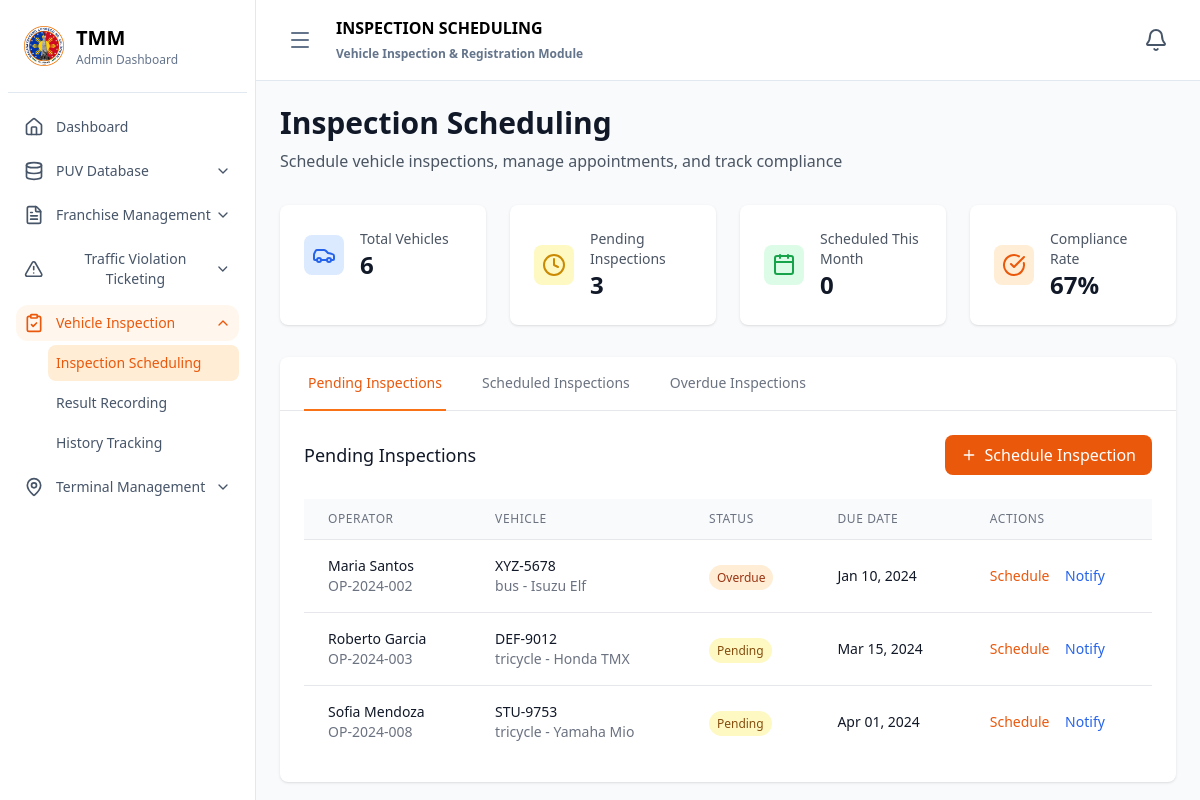
The app's page /administrator/vehicle_inspection_and_registration/inspection_scheduling/index.php with its own data.
### tables this page shows
CREATE TABLE compliance_status (
    compliance_id VARCHAR(20) PRIMARY KEY,
    operator_id VARCHAR(20) NOT NULL,
    vehicle_id VARCHAR(20) NOT NULL,
    franchise_status ENUM('valid', 'expired', 'pending', 'revoked') DEFAULT 'pending',
    inspection_status ENUM('passed', 'failed', 'pending', 'overdue') DEFAULT 'pending',
    violation_count INT DEFAULT 0,
    last_inspection_date DATE,
    next_inspection_due DATE,
    compliance_score DECIMAL(3,2) DEFAULT 0.00,
    updated_at TIMESTAMP DEFAULT CURRENT_TIMESTAMP ON UPDATE CURRENT_TIMESTAMP,
    FOREIGN KEY (operator_id) REFERENCES operators(operator_id) ON DELETE CASCADE,
    FOREIGN KEY (vehicle_id) REFERENCES vehicles(vehicle_id) ON DELETE CASCADE
);

CREATE TABLE operators (
    operator_id VARCHAR(20) PRIMARY KEY,
    first_name VARCHAR(100) NOT NULL,
    last_name VARCHAR(100) NOT NULL,
    middle_name VARCHAR(100),
    address TEXT NOT NULL,
    contact_number VARCHAR(15) NOT NULL,
    email VARCHAR(100),
    license_number VARCHAR(50) NOT NULL UNIQUE,
    license_expiry DATE NOT NULL,
    date_registered TIMESTAMP DEFAULT CURRENT_TIMESTAMP,
    status ENUM('active', 'inactive', 'suspended') DEFAULT 'active'
);

CREATE TABLE vehicles (
    vehicle_id VARCHAR(20) PRIMARY KEY,
    operator_id VARCHAR(20) NOT NULL,
    plate_number VARCHAR(15) NOT NULL UNIQUE,
    vehicle_type ENUM('jeepney', 'bus', 'tricycle', 'taxi', 'van') NOT NULL,
    make VARCHAR(50) NOT NULL,
    model VARCHAR(50) NOT NULL,
    year_manufactured YEAR NOT NULL,
    engine_number VARCHAR(50) NOT NULL,
    chassis_number VARCHAR(50) NOT NULL,
    seating_capacity INT NOT NULL,
    date_registered TIMESTAMP DEFAULT CURRENT_TIMESTAMP,
    status ENUM('active', 'inactive', 'for_inspection', 'suspended') DEFAULT 'active',
    FOREIGN KEY (operator_id) REFERENCES operators(operator_id) ON DELETE CASCADE
);

### administrator/vehicle_inspection_and_registration/inspection_scheduling/index.php (the view, shortened to what the rows shown need)
<?php
require_once '../../../config/database.php';
require_once '../../../config/config.php';
$database = new Database();
$conn = $database->getConnection();
$pending_inspections = getPendingInspections($conn);
function getPendingInspections($conn) {
    $query = "SELECT cs.*, o.first_name, o.last_name, v.plate_number, v.vehicle_type, v.make, v.model,
              fa.application_id, fa.application_type
              FROM compliance_status cs
              JOIN operators o ON cs.operator_id = o.operator_id
              JOIN vehicles v ON cs.vehicle_id = v.vehicle_id
              LEFT JOIN franchise_applications fa ON cs.operator_id = fa.operator_id AND cs.vehicle_id = fa.vehicle_id
              WHERE cs.inspection_status IN ('pending', 'overdue')
              ORDER BY cs.next_inspection_due ASC";
    $stmt = $conn->prepare($query);
    $stmt->execute();
    return $stmt->fetchAll(PDO::FETCH_ASSOC);
}
?>
<!DOCTYPE html>
<html lang="en">
<head>
    <script src="https://cdn.tailwindcss.com"></script>
</head>
<body class="bg-slate-50 dark:bg-slate-900">
    <div class="flex h-screen">
        <div id="sidebar" class="w-64 bg-white border-r border-slate-200 dark:bg-slate-900 dark:border-slate-700 transform transition-transform duration-300 ease-in-out translate-x-0">
            <div class="p-6">
                <div class="flex items-center space-x-3">
                    <div>
                        <h1 class="text-xl font-bold dark:text-white">TMM</h1>
                    </div>
                </div>
            </div>
        </div>
        <div class="flex-1 flex flex-col transition-all duration-300 ease-in-out">
            <div class="bg-white border-b border-slate-200 px-6 py-4 dark:bg-slate-800 dark:border-slate-700">
                <div class="flex items-center justify-between">
                    <div class="flex items-center space-x-4">
                        <div>
                            <h1 class="text-md font-bold dark:text-white">INSPECTION SCHEDULING</h1>
                        </div>
                    </div>
                </div>
            </div>
            <div class="flex-1 p-6 overflow-auto">
            <div class="max-w-7xl mx-auto">
                <div class="mb-8">
                    <h2 class="text-3xl font-bold text-gray-900">Inspection Scheduling</h2>
                </div>
                <div class="bg-white rounded-lg shadow">
                    <div id="pending-content" class="p-6">
                        <div class="overflow-x-auto">
                            <table class="min-w-full divide-y divide-gray-200">
                                <thead class="bg-gray-50">
                                    <tr>
                                        <th class="px-6 py-3 text-left text-xs font-medium text-gray-500 uppercase tracking-wider">Operator</th>
                                        <th class="px-6 py-3 text-left text-xs font-medium text-gray-500 uppercase tracking-wider">Vehicle</th>
                                        <th class="px-6 py-3 text-left text-xs font-medium text-gray-500 uppercase tracking-wider">Status</th>
                                        <th class="px-6 py-3 text-left text-xs font-medium text-gray-500 uppercase tracking-wider">Due Date</th>
                                        <th class="px-6 py-3 text-left text-xs font-medium text-gray-500 uppercase tracking-wider">Actions</th>
                                    </tr>
                                </thead>
                                <tbody class="bg-white divide-y divide-gray-200">
                                    <?php foreach ($pending_inspections as $inspection): ?>
                                    <tr>
                                        <td class="px-6 py-4 whitespace-nowrap">
                                            <div class="text-sm font-medium text-gray-900"><?php echo htmlspecialchars($inspection['first_name'] . ' ' . $inspection['last_name']); ?></div>
                                            <div class="text-sm text-gray-500"><?php echo htmlspecialchars($inspection['operator_id']); ?></div>
                                        </td>
                                        <td class="px-6 py-4 whitespace-nowrap">
                                            <div class="text-sm font-medium text-gray-900"><?php echo htmlspecialchars($inspection['plate_number']); ?></div>
                                            <div class="text-sm text-gray-500"><?php echo htmlspecialchars($inspection['vehicle_type'] . ' - ' . $inspection['make'] . ' ' . $inspection['model']); ?></div>
                                        </td>
                                        <td class="px-6 py-4 whitespace-nowrap">
                                            <?php echo getStatusBadge($inspection['inspection_status']); ?>
                                        </td>
                                        <td class="px-6 py-4 whitespace-nowrap text-sm text-gray-900">
                                            <?php echo $inspection['next_inspection_due'] ? formatDate($inspection['next_inspection_due']) : 'Not Set'; ?>
                                        </td>
                                        <td class="px-6 py-4 whitespace-nowrap text-sm font-medium">
                                            <button onclick="scheduleInspectionModal('<?php echo $inspection['vehicle_id']; ?>', '<?php echo $inspection['operator_id']; ?>')" class="text-orange-600 hover:text-orange-900 mr-3">Schedule</button>
                                            <button onclick="sendNotificationModal('<?php echo $inspection['operator_id']; ?>')" class="text-blue-600 hover:text-blue-900">Notify</button>
                                        </td>
                                    </tr>
                                    <?php endforeach; ?>
                                </tbody>
                            </table>
                        </div>
                    </div>
                </div>
            </div>
            </div>
        </div>
    </div>
</body>
</html>

### config/config.php (shortened to what the rows shown need)
<?php
function formatDate($date) {
    return date('M d, Y', strtotime($date));
}
function getStatusBadge($status, $type = 'default') {
    $badges = [
        'active' => 'bg-green-100 text-green-800',
        'inactive' => 'bg-gray-100 text-gray-800',
        'suspended' => 'bg-red-100 text-red-800',
        'valid' => 'bg-green-100 text-green-800',
        'expired' => 'bg-red-100 text-red-800',
        'pending' => 'bg-yellow-100 text-yellow-800',
        'revoked' => 'bg-red-100 text-red-800',
        'passed' => 'bg-green-100 text-green-800',
        'failed' => 'bg-red-100 text-red-800',
        'overdue' => 'bg-orange-100 text-orange-800',
        'paid' => 'bg-green-100 text-green-800',
        'unpaid' => 'bg-red-100 text-red-800',
        'partial' => 'bg-yellow-100 text-yellow-800'
    ];
    $class = $badges[$status] ?? 'bg-gray-100 text-gray-800';
    return "<span class='px-2 py-1 text-xs font-medium {$class} rounded-full'>" . ucfirst($status) . "</span>";
}
?>

### records on screen
compliance_status: operator.last_name "Maria Santos", operator "OP-2024-002", vehicle.plate_number "XYZ-5678", vehicle.model "bus - Isuzu Elf", inspection_status "Overdue", next_inspection_due "Jan 10, 2024"
compliance_status: operator.last_name "Roberto Garcia", operator "OP-2024-003", vehicle.plate_number "DEF-9012", vehicle.model "tricycle - Honda TMX", inspection_status "Pending", next_inspection_due "Mar 15, 2024"
compliance_status: operator.last_name "Sofia Mendoza", operator "OP-2024-008", vehicle.plate_number "STU-9753", vehicle.model "tricycle - Yamaha Mio", inspection_status "Pending", next_inspection_due "Apr 01, 2024"

### other values on screen
$stats['total_vehicles'] "6"
$stats['pending_inspections'] "3"
$stats['scheduled_this_month'] "0"
$stats['compliance_rate'] "67"
